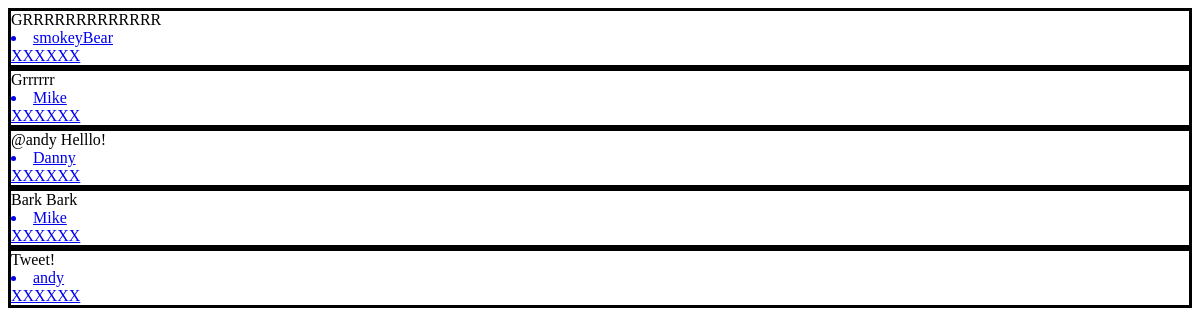
/all_tweets/, run on an earlier commit of the app's database.
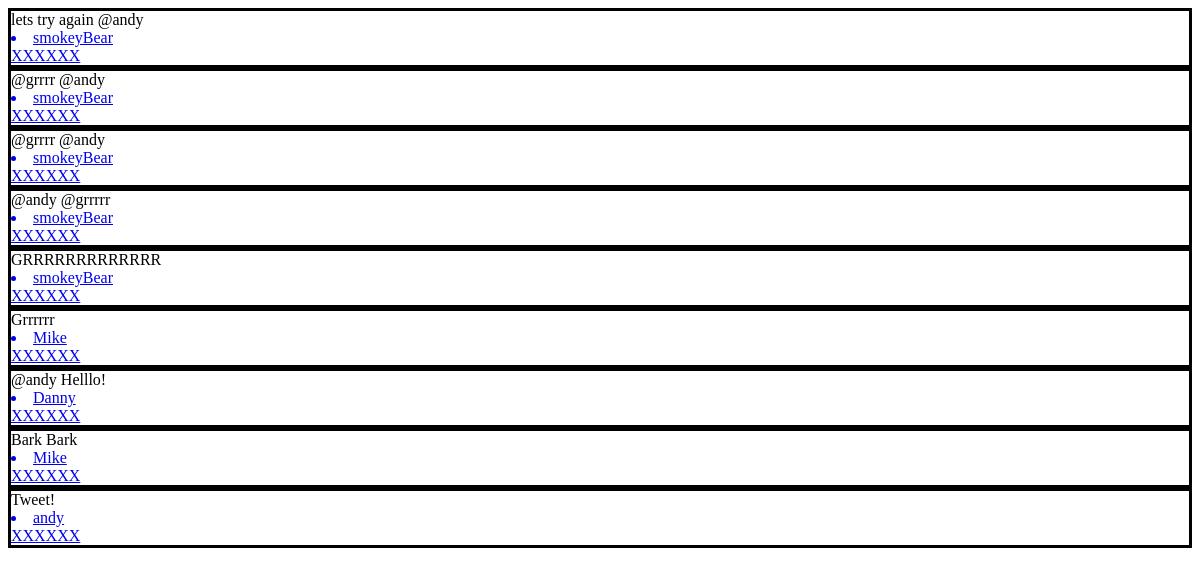
And on a later commit of the database.
### tweet/models.py (models this page shows, shortened)
class Tweet(models.Model):
    body = models.TextField(max_length=140)
    time_stamp = models.DateTimeField(default=timezone.now)
    author = models.ForeignKey(CustomUser, on_delete=models.CASCADE)

### twitteruser/models.py (models this page shows)
class CustomUser(AbstractUser):
    bio = models.TextField(max_length=240, null=True, blank=True)
    age = models.IntegerField(null=True, blank=True)
    location = models.TextField(max_length=180, null=True, blank=True)
    birthday = models.DateField(null=True, blank=True)
    following = models.ManyToManyField("self", related_name='following')
    def __str__(self):
        return self.username

### tweet/views.py (the view)
# urls.py: path('all_tweets/', tweetviews.all_view, name='all'),
def all_view(request):
    all_tweets = Tweet.objects.all().order_by('-time_stamp')
    return render(request, "all_tweets.html", {"all_tweets": all_tweets})

### templates/all_tweets.html
{% for tweet in all_tweets %}
<div style="border:solid black">
{{tweet.body}}
<a href="/following/{{tweet.author.id}}"><li>{{tweet.author}}</li></a>
<a href="unfollow/{{tweet.author.id}}">XXXXXX</a>
</div>
{% endfor %}

What changed in the data, as far as the page shows it:
added Tweet: body "lets try again @andy", author "smokeyBear"
added Tweet: body "@grrrr @andy", author "smokeyBear"
added Tweet: body "@grrrr @andy", author "smokeyBear"
added Tweet: body "@andy @grrrrr", author "smokeyBear"
